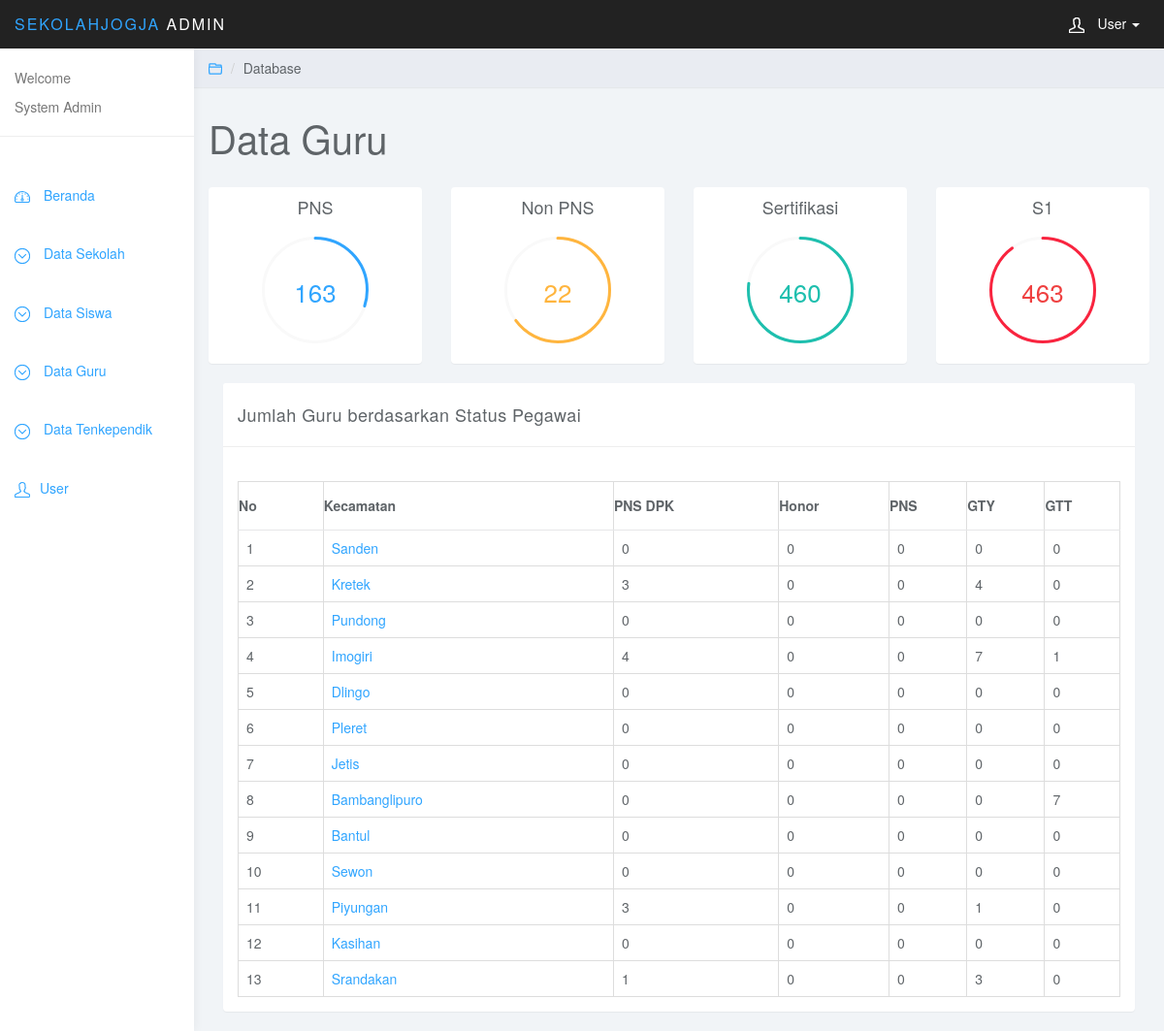
The page /index.php/admin/guru_kec_sts/1 on the database its author committed.
### tables this page shows
CREATE TABLE `kecamatan` (
  `kode_kec` int(11) NOT NULL,
  `nama_kec` varchar(30) NOT NULL,
  `kode_kab` int(11) NOT NULL
);

### application/controllers/admin.php (called while the page is built, shortened)
<?php
class admin extends CI_Controller {
    function __construct() {
        $this->load->model('madmin');
        $this->load->model('m_public');
        $this->load->helper('url');
        $this->load->library('lib_new');
    }
    function guru_kec_sts($id){
        $this->load->view('head_user');
        $data['jmlgpns'] = $this->madmin->jmlg_pns();
        $data['jmlgnpns'] = $this->madmin->jmlg_npns();
        $data['jmlstf'] = $this->madmin->jml_stf();
        $data['jmls1'] = $this->madmin->jml_s1();
        $data['kab'] = $this->madmin->kab();
        $data['kec']= $this->madmin->kec($id);
        $data['pnsd'] = $this->madmin->gr_kec_sts('PNS DPK', $id);
        $data['hnr'] = $this->madmin->gr_kec_sts('Guru Honor',$id);
        $data['pns'] = $this->madmin->gr_kec_sts('PNS',$id);
        $data['gty'] = $this->madmin->gr_kec_sts('GTY',$id);
        $data['gtt'] = $this->madmin->gr_kec_sts('GTT',$id);
        $this->load->view('admin/kec_sts_gr', $data);
        $this->load->view('foot_user');
    }
}
?>

### index.php (called while the page is built, shortened)
<?php
require_once BASEPATH.'core/CodeIgniter.php';

### application/models/madmin.php (called while the page is built, shortened)
<?php
class Madmin extends CI_Model{
    function jmlg_pns()
    {
        $sql="SELECT COUNT(sts_pegawai) as stspns FROM data_guru WHERE sts_pegawai= 'PNS DPK' OR 'PNS' OR 'PNS (Guru' OR 'PNS Diperb' OR 'PNS Namaba' OR 'PNS/DPK' OR 'PNS Sekola' OR 'PNS Depag' OR 'PNS nota t'";
        $data = $this->db->query($sql)->result_array();
        return $data;
    }
    function jmlg_npns()
    {
        $sql="SELECT COUNT(sts_pegawai) as stsnpns FROM data_guru WHERE sts_pegawai='GTT'";
        $data = $this->db->query($sql)->result_array();
        return $data;
    }
    function jml_stf()
    {
        $sql="SELECT COUNT(sertifikasi_guru) as stfguru FROM data_guru WHERE sertifikasi_guru='Sudah'";
        $data = $this->db->query($sql)->result_array();
        return $data;
    }
    function jml_s1()
    {
        $sql="SELECT COUNT(pendidikan) as jmlgs1 FROM data_guru WHERE pendidikan='S1'";
        $data = $this->db->query($sql)->result_array();
        return $data;
    }
    function kec($a)
    {
        $sql="SELECT k.kode_kec as id, k.nama_kec as kec, count(p.npsn) jumlah FROM kecamatan as k join profil as p on k.kode_kec=p.kec where k.kode_kab='$a' group by p.kec";
        $data =  $this->db->query($sql)->result_array();
        return $data;
    }
    function gr_kec_sts($a,$b){
        $sql="select p.kec as id,k.nama_kec as nama, COUNT(g.nama_guru) as jumlah FROM kecamatan as k join profil as p on k.kode_kec=p.kec join data_guru as g on p.npsn=g.npsn where p.kab='$b' AND g.sts_pegawai = '$a' group by p.kec";
        $data =  $this->db->query($sql)->result_array();
        return $data;
    }
}
?>

### application/views/admin/kec_sts_gr.php (the view, shortened to what this page needs)
<div class="col-sm-9 col-sm-offset-3 col-lg-10 col-lg-offset-2 main">
		<div class="row">
			<ol class="breadcrumb">
				<li><a href="#"><svg class="glyph stroked open folder"><use xlink:href="#stroked-open-folder"/></svg></a></li>
				<li>Database</li>
			</ol>
		</div>
		<div class="row">
			<div class="col-lg-12">
				<h1 class="page-header">Data Guru</h1>
			</div>
		</div>
		<div class="row">
			<div class="col-xs-6 col-md-3">
				<div class="panel panel-default">
					<div class="panel-body easypiechart-panel">
						<h4>PNS</h4>
						<div class="easypiechart" id="easypiechart-blue" data-percent="30" ><span class="percent"><?php echo $jmlgpns[0]['stspns']?></span>
						</div>
					</div>
				</div>
			</div>
			<div class="col-xs-6 col-md-3">
				<div class="panel panel-default">
					<div class="panel-body easypiechart-panel">
						<h4>Non PNS</h4>
						<div class="easypiechart" id="easypiechart-orange" data-percent="65" ><span class="percent"><?php echo $jmlgnpns[0]['stsnpns']?></span>
						</div>
					</div>
				</div>
			</div>
			<div class="col-xs-6 col-md-3">
				<div class="panel panel-default">
					<div class="panel-body easypiechart-panel">
						<h4>Sertifikasi</h4>
						<div class="easypiechart" id="easypiechart-teal" data-percent="77" ><span class="percent"><?php echo $jmlstf[0]['stfguru']?></span>
						</div>
					</div>
				</div>
			</div>
			<div class="col-xs-6 col-md-3">
				<div class="panel panel-default">
					<div class="panel-body easypiechart-panel">
						<h4>S1</h4>
						<div class="easypiechart" id="easypiechart-red" data-percent="90" ><span class="percent"><?php echo $jmls1[0]['jmlgs1']?></span>
						</div>
					</div>
				</div>
			</div>
		</div>
		<div class="col-md-12">
				<div class="panel panel-default">
					<div class="panel-heading">Jumlah Guru berdasarkan Status Pegawai</div>
					<div class="panel-body">
							<br>
						<table class="table table-bordered">
						    <thead>
						    <tr align="center">
						    	<th > No</th>
						        <th >Kecamatan</th>
						        <th >PNS DPK</th>
						        <th >Honor</th>
						        <th >PNS</th>
						        <th >GTY</th>
						        <th >GTT</th>
						    </tr>
						    </thead>
						    <tbody>
						    <?php
						    $x=1;
						    foreach ($kec as $a)
						    {
						     ?>
						    <tr>
						    	<td><?php echo $x; ?></td>
						    	<td><?php echo anchor('admin/guru_sts_sk/'.$a['id'],$a['kec']);?></td>
						    	<td>
				                <?php
				                $coba=0;
				                foreach ($pnsd as $s) {
				                	if($a['id']==$s['id'])
				                	{
				                        echo $s['jumlah'];
				                	$coba++;
				                	}
				                }
				                if($coba==0)
				                {
				                	    echo '0';
				                }
				                 ?>
				                 </td>
						    	<td>
				                <?php
				                $coba=0;
				                if($coba==0)
				                {
				                	    echo '0';
				                }
				                 ?>
				                 </td>
				                 <td>
				                <?php
				                $coba=0;
				                if($coba==0)
				                {
				                	    echo '0';
				                }
				                 ?>
				                 </td>
				                 <td>
				                <?php
				                $coba=0;
				                foreach ($gty as $s) {
				                	if($a['id']==$s['id'])
				                	{
				                        echo $s['jumlah'];
				                	$coba++;
				                	}
				                }
				                if($coba==0)
				                {
				                	    echo '0';
				                }
				                 ?>
				                 </td>
				                 <td>
				                <?php
				                $coba=0;
				                foreach ($gtt as $s) {
				                	if($a['id']==$s['id'])
				                	{
				                        echo $s['jumlah'];
				                	$coba++;
				                	}
				                }
				                if($coba==0)
				                {
				                	    echo '0';
				                }
				                 ?>
				                 </td>
						    </tr>
						    <?php
						    $x++;
						    }
						    ?>
						    </tbody>
						</table>
					</div>
				</div>
			</div>
	</div>

### assets/css/styles.css (style rules this page uses)
body { background: #f1f4f7; padding-top: 50px; color: #5f6468; }
a, a:hover, a:focus { color: #30a5ff; }
h1, h2, h3, h4, h5, h6 { color: #5f6468; }
h1 { font-weight: 300; font-size: 40px; }
h3, h4 { font-weight: 300; }
.panel { border: 0; }
.panel-heading { font-size: 18px; font-weight: 300; letter-spacing: 0.025em; height: 66px; line-height: 45px; }
.panel-default .panel-heading { background: #fff; border-bottom: 1px solid #eee; color: #5f6468; }
.breadcrumb { border-radius: 0; padding: 10px 15px; background: #e9ecf2; box-shadow: 0 1px 1px rgba(0, 0, 0, .05); margin: 0 ; }
h1.page-header { margin-top: 30px; border-bottom: 0; }
.easypiechart-panel { text-align: center; padding: 1px 0; margin-bottom: 20px; }
.easypiechart { position: relative; text-align: center; width: 120px; height: 120px; margin: 20px auto 10px auto; }
.easypiechart .percent { display: block; position: absolute; font-size: 26px; top: 38px; width: 120px; }
#easypiechart-blue .percent { color: #30a5ff; }
#easypiechart-teal .percent { color: #1ebfae; }
#easypiechart-orange .percent { color: #ffb53e; }
#easypiechart-red .percent { color: #ef4040; }
.table { background: #fff; }
.table>thead>tr>th { border-bottom: 1px solid #e6e7e8; vertical-align: middle; height: 50px; }
.breadcrumb .glyph { height: 14px; width: 14px; margin: -2px 0 0 0; stroke-width: 4px; }

### rows shown on the page
kecamatan: anchor('admin/guru_sts_sk/'.$a['id'],$a['kec']) "Sanden", shows "0"
kecamatan: anchor('admin/guru_sts_sk/'.$a['id'],$a['kec']) "Kretek", jumlah "3", jumlah "4", shows "0"
kecamatan: anchor('admin/guru_sts_sk/'.$a['id'],$a['kec']) "Pundong", shows "0"
kecamatan: anchor('admin/guru_sts_sk/'.$a['id'],$a['kec']) "Imogiri", jumlah "4", jumlah "7", jumlah "1"
kecamatan: anchor('admin/guru_sts_sk/'.$a['id'],$a['kec']) "Dlingo", shows "0"
kecamatan: anchor('admin/guru_sts_sk/'.$a['id'],$a['kec']) "Pleret", shows "0"
kecamatan: anchor('admin/guru_sts_sk/'.$a['id'],$a['kec']) "Jetis", shows "0"
kecamatan: anchor('admin/guru_sts_sk/'.$a['id'],$a['kec']) "Bambanglipuro", shows "0", jumlah "7"
kecamatan: anchor('admin/guru_sts_sk/'.$a['id'],$a['kec']) "Bantul", shows "0"
kecamatan: anchor('admin/guru_sts_sk/'.$a['id'],$a['kec']) "Sewon", shows "0"
kecamatan: anchor('admin/guru_sts_sk/'.$a['id'],$a['kec']) "Piyungan", jumlah "3", jumlah "1", shows "0"
kecamatan: anchor('admin/guru_sts_sk/'.$a['id'],$a['kec']) "Kasihan", shows "0"
kecamatan: anchor('admin/guru_sts_sk/'.$a['id'],$a['kec']) "Srandakan", jumlah "1", jumlah "3", shows "0"

### other values the page prints
$jmlgpns[0]['stspns'] "163"
$jmlgnpns[0]['stsnpns'] "22"
$jmlstf[0]['stfguru'] "460"
$jmls1[0]['jmlgs1'] "463"
